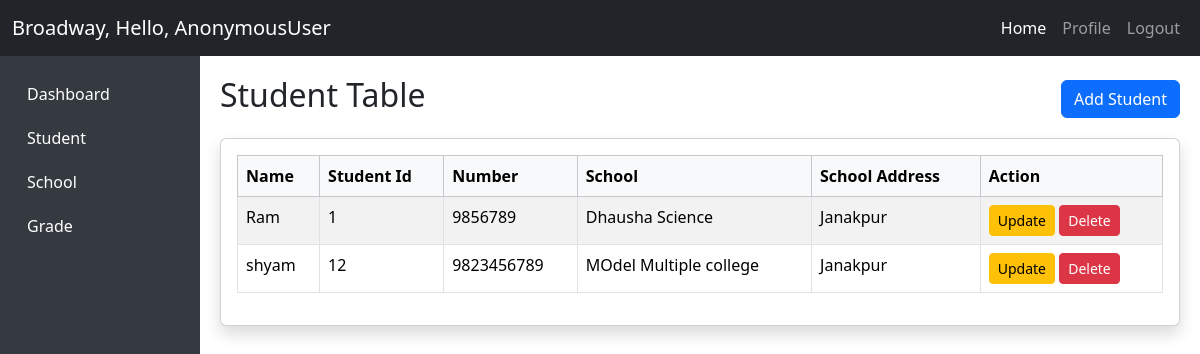
The app's page /class_student/ with its own data.
### student/models.py (models this page shows, shortened)
class Student(models.Model):
    name = models.CharField(max_length=50, null=True, blank=True)
    student_id = models.IntegerField(unique=True)
    number = models.PositiveBigIntegerField(default=0)
    school  = models.ForeignKey(School, on_delete=models.SET_NULL ,null=True)

### home/models.py (models this page shows, shortened)
class School(models.Model):
    name = models.CharField(max_length=50, verbose_name="School Name")
    school_unique_code = models.CharField(max_length=20,unique=True, help_text="add unique value", verbose_name="School code")
    address = models.CharField(max_length=30)
    is_active  = models.BooleanField(default=False)
    created_at = models.DateTimeField(auto_now_add=True)
    updated_at = models.DateTimeField(auto_now=True)

### student/class_based_views.py (the view)
# urls.py: path('', StudentListView.as_view(), name = "student-class")
class StudentListView(ListView):
    model = Student
    template_name = "student/index.html"
    context_object_name = "student"

### student/templates/student/index.html (shortened to what this page needs)
 {% extends "base/base.html" %}
{% block maincontent %}
     <div class="d-flex justify-content-between align-items-center mb-3">
        <h2>Student Table</h2>
        <a href="{% url 'student-create' %}" class="btn btn-primary">
            Add Student
        </a>
    </div>
    <div class="card shadow">
        <div class="card-body">
            <table class="table table-bordered table-striped table-hover">
                <thead class="table-light">
                    <tr>
                        <th>Name</th>
                        <th>Student Id</th>
                        <th>Number</th>
                        <th>School</th>
                        <th>School Address</th>
                        <th>Action</th>
                    </tr>
                </thead>
                <tbody>
                    {% for i in student %}
                        <tr>
                            <td>{{ i.name }}</td>
                            <td>{{i.student_id}}</td>
                            <td>
                               {{i.number}}
                            </td>
                            <td>
                               {{i.school.name}}
                            </td>
                            <td>
                               {{i.school.address}}
                            </td>
                            <td>
                                <a href="" class="btn btn-sm btn-warning">
                                    Update
                                </a>
                                <a href="" class="btn btn-sm btn-danger">
                                    Delete
                                </a>
                            </td>
                        </tr>
                    {% endfor %}
                </tbody>
            </table>
        </div>
    </div>
    {% endblock %}

### home/templates/base/base.html (style rules this page uses)
body { overflow-x: hidden; }

### records on screen
Student: name "Ram", student_id "1", number "9856789", school.name "Dhausha Science", school.address "Janakpur"
Student: name "shyam", student_id "12", number "9823456789", school.name "MOdel Multiple college", school.address "Janakpur"

### other values on screen
{{ request.user }} "AnonymousUser"
